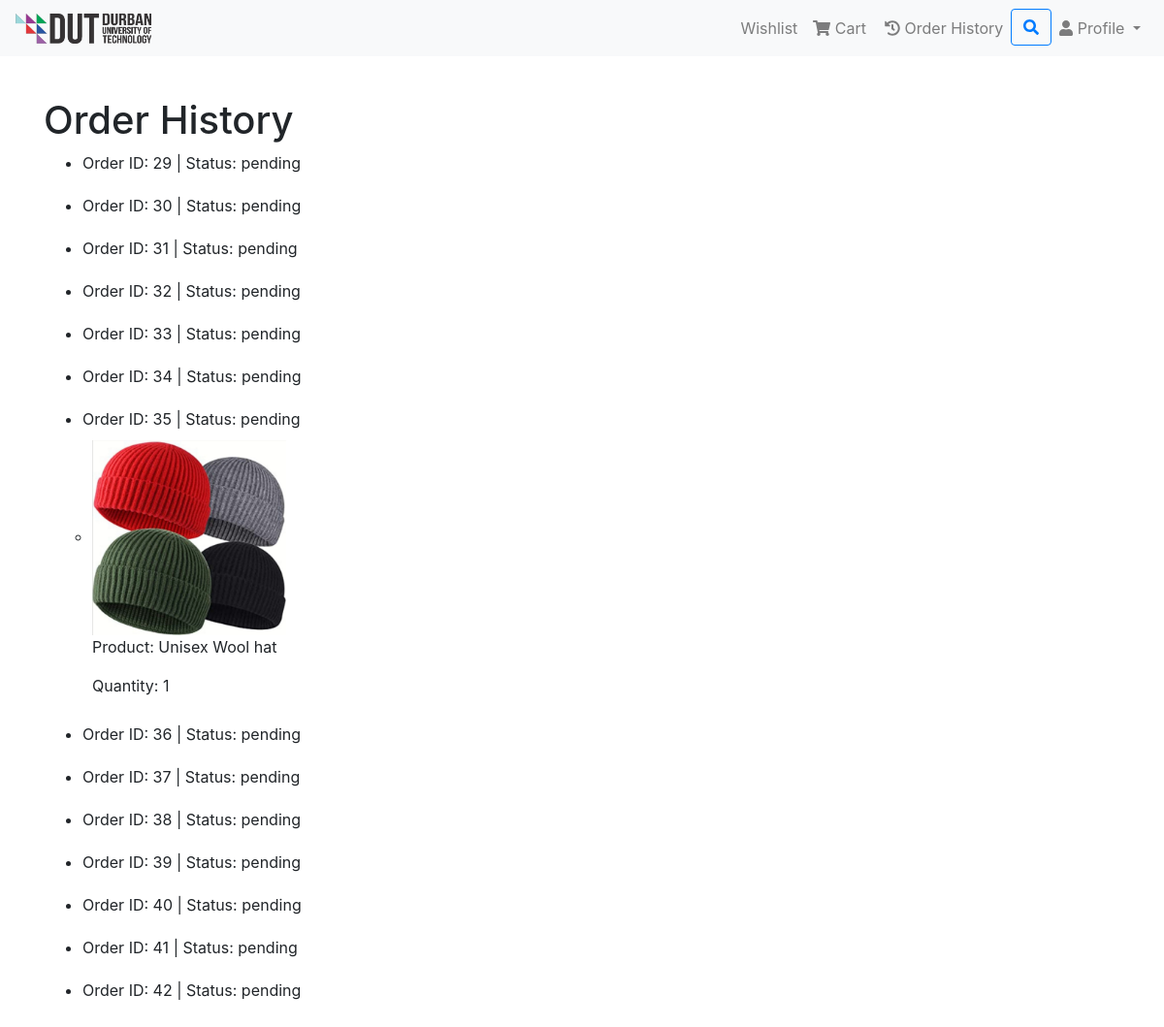
The app's page /order/history/ (signed in) with its own data.
### app/models.py (models this page shows, shortened)
class Order(models.Model):
    user = models.ForeignKey(User, on_delete=models.CASCADE)
    products = models.ManyToManyField(Product, through='OrderItem')
    created_at = models.DateTimeField(auto_now_add=True)
    updated_at = models.DateTimeField(auto_now=True)
    is_completed = models.BooleanField(default=False)
    driver = models.ForeignKey(Driver, on_delete=models.SET_NULL, null=True, blank=True)
    driver_assigned = models.BooleanField(default=False)  # New field for driver assignment
    DELIVERY_STATUS_CHOICES = (
        ('pending', 'Pending'),
        ('delivered', 'Delivered'),
        ('cancelled', 'Cancelled'),
    )
    delivery_status = models.CharField(max_length=20, choices=DELIVERY_STATUS_CHOICES, default='pending')

class OrderItem(models.Model):
    order = models.ForeignKey(Order, on_delete=models.CASCADE)
    product = models.ForeignKey(Product, on_delete=models.CASCADE)
    quantity = models.PositiveIntegerField()

class Product(models.Model):
    category = models.ForeignKey(Category, on_delete=models.CASCADE,null=False,blank=False)
    name = models.CharField(max_length=200)
    slug = models.SlugField(unique=True)
    description = models.TextField()
    price = models.DecimalField(max_digits=10, decimal_places=2)
    image = models.ImageField(upload_to='products/')
    stock = models.PositiveIntegerField()
    available = models.BooleanField(default=True)
    created_at = models.DateTimeField(auto_now_add=True)
    updated_at = models.DateTimeField(auto_now=True)

### app/views.py (the view)
# urls.py: path('order/history/', views.order_history, name='order_history'),
@login_required
def order_history(request):
    orders = Order.objects.filter(user=request.user)
    for order in orders:
        order_items = order.orderitem_set.all()  # Access the related OrderItem objects
        for order_item in order_items:
            print("Order ID:", order.id, "| Status:", order.delivery_status)
            print("Product:", order_item.product.name, "| Quantity:", order_item.quantity)
    return render(request, 'order_history.html', {'orders': orders})

### app/templates/order_history.html (shortened to what this page needs)
{% extends 'base.html' %}
{% block content %}
  <h1>Order History</h1>
  {% if orders %}
    <ul>
      {% for order in orders %}
        <li>
          Order ID: {{ order.id }} | Status: {{ order.delivery_status }}
          <ul style="display:flex; padding:10px">
            {% for order_item in order.orderitem_set.all %}
              <li style="margin 10px">
                <div class="product-info">
                  <div class="product-image">
                    <img src="{{ order_item.product.image.url }}" alt="{{ order_item.product.name }}" width=200>
                  </div>
                  <div class="product-details">
                    <p>Product: {{ order_item.product.name }}</p>
                    <p>Quantity: {{ order_item.quantity }}</p>
                  </div>
                </div>
              </li>
            {% endfor %}
          </ul>
        </li>
      {% endfor %}
    </ul>
  {% else %}
    <p>No orders found.</p>
  {% endif %}
{% endblock %}

### records on screen
Order: id "29", delivery_status "pending"
Order: id "30", delivery_status "pending"
Order: id "31", delivery_status "pending"
Order: id "32", delivery_status "pending"
Order: id "33", delivery_status "pending"
Order: id "34", delivery_status "pending"
Order: id "35", delivery_status "pending"
OrderItem: product.image (picture), product.name "Unisex Wool hat", quantity "1"
Order: id "36", delivery_status "pending"
Order: id "37", delivery_status "pending"
Order: id "38", delivery_status "pending"
Order: id "39", delivery_status "pending"
Order: id "40", delivery_status "pending"
Order: id "41", delivery_status "pending"
Order: id "42", delivery_status "pending"
